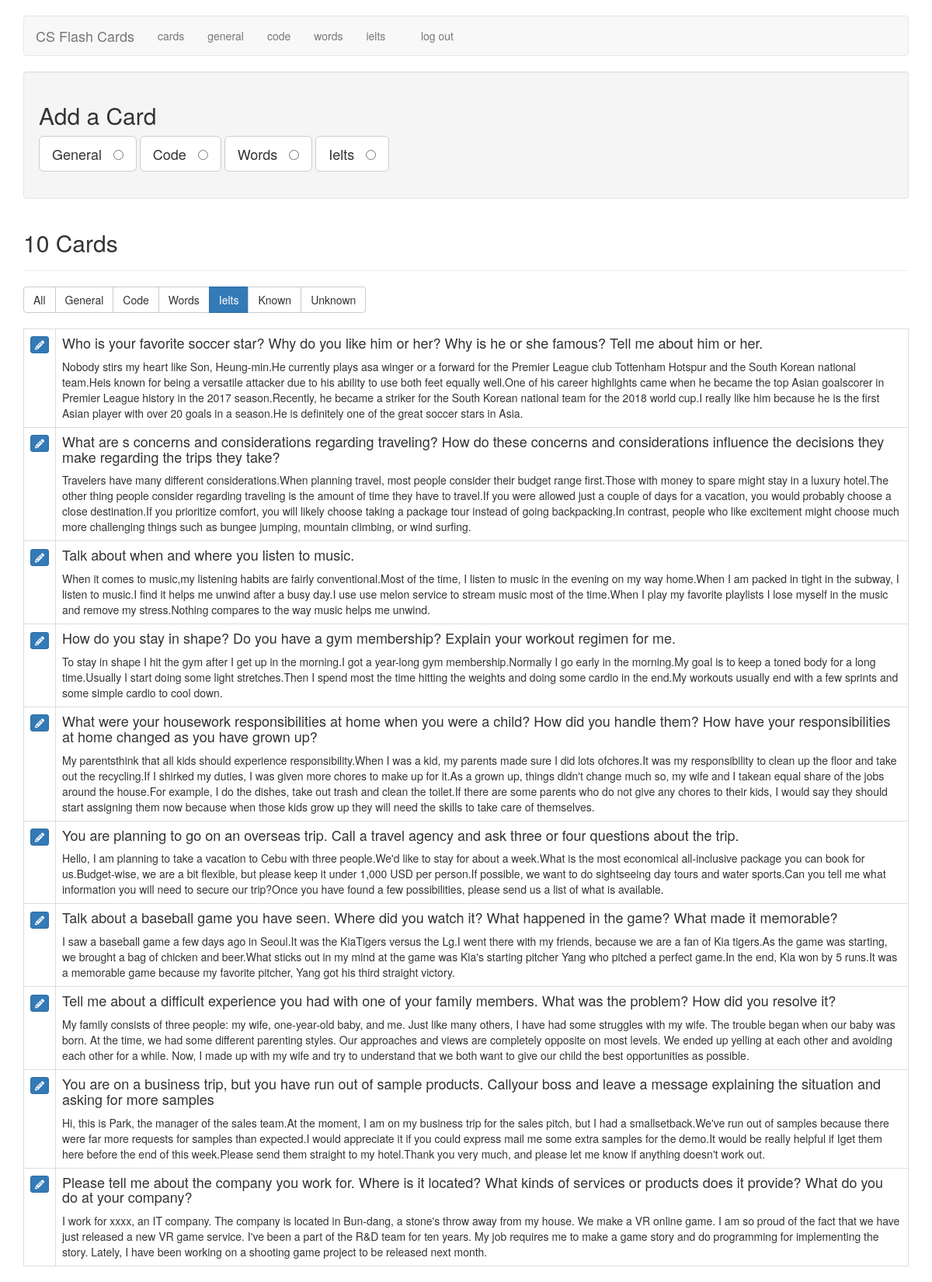
/filter_cards/ielts (signed in), run on the app's committed database.
### tables this page shows
CREATE TABLE cards (
  id integer primary key autoincrement,
   /* 1 for interview, 2 for code, 3 for english, 4 for ielts */
  type tinyint not null,
  front text not null,
  back text not null,
  sort int default 0,
  known boolean default 0
);

### flash_cards.py (the view)
@application.route('/filter_cards/<filter_name>')
def filter_cards(filter_name):
    if not session.get('logged_in'):
        return redirect(url_for('login'))
    filters = {
        "all":      "where 1 = 1",
        "general":  "where type = 1",
        "code":     "where type = 2",
        "eng":     "where type = 3",
        "ielts":     "where type = 4",
        "known":    "where known = 1",
        "unknown":  "where known = 0",
    }
    query = filters.get(filter_name)
    if not query:
        return redirect(url_for('cards'))
    db = get_db()
    fullquery = "SELECT id, type, front, back, known FROM cards " + query + " ORDER BY id DESC"
    cur = db.execute(fullquery)
    cards = cur.fetchall()
    return render_template('cards.html', cards=cards, filter_name=filter_name)

### flash_cards.py (called while the page is built)
def connect_db():
    rv = sqlite3.connect(application.config['DATABASE'])
    rv.row_factory = sqlite3.Row
    return rv

def get_db():
    if not hasattr(g, 'sqlite_db'):
        g.sqlite_db = connect_db()
    return g.sqlite_db

### templates/cards.html (shortened to what this page needs)
{% extends "layout.html" %}
{% block body %}
    <div class="well editPanel">
        <h2>Add a Card</h2>
        <form action="{{ url_for('add_card') }}" method="post" class="cardForm">
            <div class="form-group">
                <label for="general" class="toggleButton btn btn-default btn-lg">General &nbsp;
                    <input type="radio" name="type" value="1" id="general"/>
                </label>
                <label for="code" class="toggleButton btn btn-default btn-lg">Code &nbsp;
                    <input type="radio" name="type" value="2" id="code"/>
                </label>
                <label for="eng" class="toggleButton btn btn-default btn-lg">Words &nbsp;
                    <input type="radio" name="type" value="3" id="eng"/>
                </label>
                <label for="ielts" class="toggleButton btn btn-default btn-lg">Ielts &nbsp;
                    <input type="radio" name="type" value="4" id="ielts"/>
                </label>
            </div>
        </form>
    </div>
    <div class="page-header">
        <h2>{{ cards|length }} Card{{ '' if (cards|length == 1) else 's' }}</h2>
    </div>
    <div class="btn-group btn-group-md" role="group" aria-label="filters">
        <a href="{{ url_for('filter_cards', filter_name="all") }}" class="btn btn-{{ "primary" if filter_name == "all" else "default" }}">All</a>
        <a href="{{ url_for('filter_cards', filter_name="general") }}" class="btn btn-{{ "primary" if filter_name == "general" else "default" }}">General</a>
        <a href="{{ url_for('filter_cards', filter_name="code") }}" class="btn btn-{{ "primary" if filter_name == "code" else "default" }}">Code</a>
        <a href="{{ url_for('filter_cards', filter_name="eng") }}" class="btn btn-{{ "primary" if filter_name == "eng" else "default" }}">Words</a>
        <a href="{{ url_for('filter_cards', filter_name="ielts") }}" class="btn btn-{{ "primary" if filter_name == "ielts" else "default" }}">Ielts</a>
        <a href="{{ url_for('filter_cards', filter_name="known") }}" class="btn btn-{{ "primary" if filter_name == "known" else "default" }}">Known</a>
        <a href="{{ url_for('filter_cards', filter_name="unknown") }}" class="btn btn-{{ "primary" if filter_name == "unknown" else "default" }}">Unknown</a>
    </div>
    <br />
    <br />
    <table class="table table-bordered">
        {% for card in cards %}
            <tr>
                <td>
                    <a href="{{ url_for('edit', card_id=card.id) }}" class="btn btn-xs btn-primary"><i class="fa fa-pencil" aria-hidden="true"></i></a>
                </td>
                <td class="cardContent">
                    <h4>
                        {{ card.front }}
                    </h4>
                    {% if card.type != 2%}
                        {{ card.back|replace("\n", "<br />")|safe }}
                    {% else %}
                        <pre><code>{{ card.back|escape }}</code></pre>
                    {% endif %}
                </td>
            </tr>
        {% else %}
            <tr>
                <td>
                    <em>No cards to show.</em>
                </td>
            </tr>
        {% endfor %}
    </table>
{% endblock %}

### static/style.css (style rules this page uses)
.cardContent h4 { margin-top: 0; }

### data on the page
cards: front "Who is your favorite soccer star? Why do you like him or her? Why is he or she famous? Tell me about him or her.", back "Nobody stirs my heart like Son, Heung-min.He currently plays asa winger or a forward for the Premier League club Tottenham Hotspur and the South Korean national team.Heis known for being a versatile attacker due to his ability to use both feet equally well.One of his career highlights came when he became the top Asian goalscorer in Premier League history in the 2017 season.Recently, he became a striker for the South Korean national team for the 2018 world cup.I really like him because he is the first Asian player with over 20 goals in a season.He is definitely one of the great soccer stars in Asia."
cards: front "What are s concerns and considerations regarding traveling? How do these concerns and considerations influence the decisions they make regarding the trips they take?", back "Travelers have many different considerations.When planning travel, most people consider their budget range first.Those with money to spare might stay in a luxury hotel.The other thing people consider regarding traveling is the amount of time they have to travel.If you were allowed just a couple of days for a vacation, you would probably choose a close destination.If you prioritize comfort, you will likely choose taking a package tour instead of going backpacking.In contrast, people who like excitement might choose much more challenging things such as bungee jumping, mountain climbing, or wind surfing."
cards: front "Talk about when and where you listen to music.", back "When it comes to music,my listening habits are fairly conventional.Most of the time, I listen to music in the evening on my way home.When I am packed in tight in the subway, I listen to music.I find it helps me unwind after a busy day.I use use melon service to stream music most of the time.When I play my favorite playlists I lose myself in the music and remove my stress.Nothing compares to the way music helps me unwind."
cards: front "How do you stay in shape? Do you have a gym membership? Explain your workout regimen for me.", back "To stay in shape I hit the gym after I get up in the morning.I got a year-long gym membership.Normally I go early in the morning.My goal is to keep a toned body for a long time.Usually I start doing some light stretches.Then I spend most the time hitting the weights and doing some cardio in the end.My workouts usually end with a few sprints and some simple cardio to cool down."
cards: front "What were your housework responsibilities at home when you were a child? How did you handle them? How have your responsibilities at home changed as you have grown up?", back "My parentsthink that all kids should experience responsibility.When I was a kid, my parents made sure I did lots ofchores.It was my responsibility to clean up the floor and take out the recycling.If I shirked my duties, I was given more chores to make up for it.As a grown up, things didn't change much so, my wife and I takean equal share of the jobs around the house.For example, I do the dishes, take out trash and clean the toilet.If there are some parents who do not give any chores to their kids, I would say they should start assigning them now because when those kids grow up they will need the skills to take care of themselves."
cards: front "You are planning to go on an overseas trip. Call a travel agency and ask three or four questions about the trip.", back "Hello, I am planning to take a vacation to Cebu with three people.We'd like to stay for about a week.What is the most economical all-inclusive package you can book for us.Budget-wise, we are a bit flexible, but please keep it under 1,000 USD per person.If possible, we want to do sightseeing day tours and water sports.Can you tell me what information you will need to secure our trip?Once you have found a few possibilities, please send us a list of what is available."
cards: front "Talk about a baseball game you have seen. Where did you watch it? What happened in the game? What made it memorable?", back "I saw a baseball game a few days ago in Seoul.It was the KiaTigers versus the Lg.I went there with my friends, because we are a fan of Kia tigers.As the game was starting, we brought a bag of chicken and beer.What sticks out in my mind at the game was Kia's starting pitcher Yang who pitched a perfect game.In the end, Kia won by 5 runs.It was a memorable game because my favorite pitcher, Yang got his third straight victory."
cards: front "Tell me about a difficult experience you had with one of your family members. What was the problem? How did you resolve it?", back "My family consists of three people: my wife, one-year-old baby, and me. Just like many others, I have had some struggles with my wife. The trouble began when our baby was born. At the time, we had some different parenting styles. Our approaches and views are completely opposite on most levels. We ended up yelling at each other and avoiding each other for a while. Now, I made up with my wife and try to understand that we both want to give our child the best opportunities as possible."
cards: front "You are on a business trip, but you have run out of sample products. Callyour boss and leave a message explaining the situation and asking for more samples", back "Hi, this is Park, the manager of the sales team.At the moment, I am on my business trip for the sales pitch, but I had a smallsetback.We've run out of samples because there were far more requests for samples than expected.I would appreciate it if you could express mail me some extra samples for the demo.It would be really helpful if Iget them here before the end of this week.Please send them straight to my hotel.Thank you very much, and please let me know if anything doesn't work out."
cards: front "Please tell me about the company you work for. Where is it located? What kinds of services or products does it provide? What do you do at your company?", back "I work for xxxx, an IT company. The company is located in Bun-dang, a stone's throw away from my house. We make a VR online game. I am so proud of the fact that we have just released a new VR game service. I've been a part of the R&D team for ten years. My job requires me to make a game story and do programming for implementing the story. Lately, I have been working on a shooting game project to be released next month."

### other printed values
{{ cards|length }} "10"
{{ '' if (cards|length == 1) else 's' }} "s"
